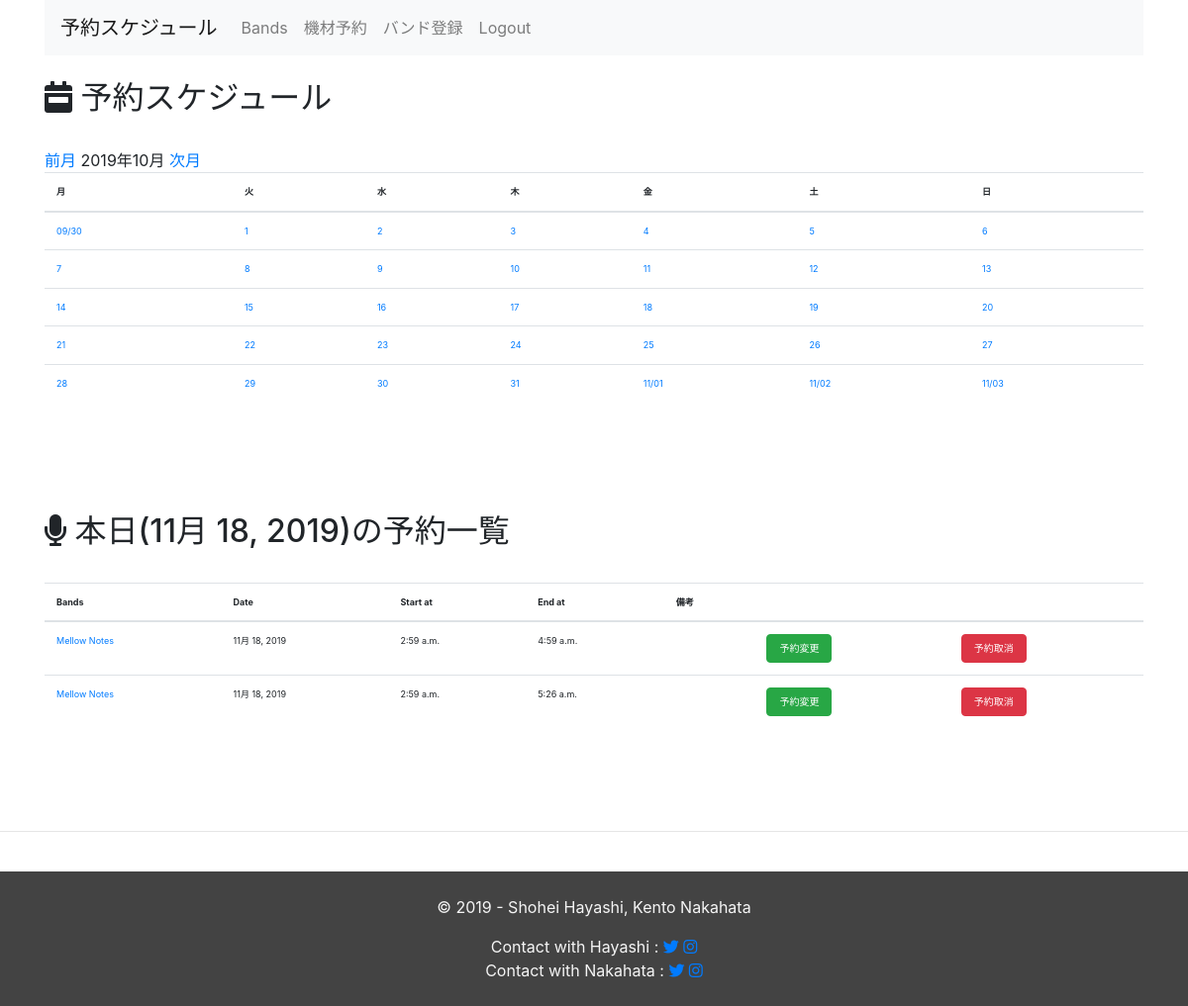
The app's page /equipment_management/month/2019/10/ (signed in) with its own data.
### equipment_management/models.py (models this page shows, shortened)
class Schedule(models.Model):
  band_id = models.ForeignKey(Band, on_delete=models.CASCADE)
  pa_name = models.CharField(max_length=255, verbose_name='PA担当者名')
  active_date = models.DateField(default=timezone.now)
  start_at = models.TimeField(default= nine_hours_hence())
  end_at = models.TimeField(default=two_hours_hence)
  text = models.TextField(blank=True, verbose_name='備考欄')
  created_at = models.DateTimeField(auto_now=True)
  updated_at = models.DateTimeField(auto_now=True)

class Band(models.Model):
  band_name = models.CharField(max_length=255,
                               verbose_name="Band's Name",
                               unique=True,
                               )
  responsible_person_name = models.CharField(max_length=255,
                                             verbose_name="Band Master's Name")
  created_at = models.DateTimeField(auto_now_add=True)
  updated_at = models.DateTimeField(auto_now=True)
  def __str__(self):
      return self.band_name

### equipment_management/views.py (the view)
# urls.py: path('month/', views.MonthCalendar.as_view(), name='month'),
@method_decorator(login_required, name='dispatch')
class MonthCalendar(mixins.MonthCalendarMixin, generic.TemplateView):
    template_name = 'equipment_management/month.html'
    def get_context_data(self, **kwargs):
        context = super().get_context_data(**kwargs)
        calendar_context = self.get_month_calendar()
        context.update(calendar_context)
        today_date = datetime.date.today()
        context['schedules'] = Schedule.objects.filter(active_date=today_date).order_by('-active_date')
        context['today'] = today_date
        return context

### equipment_management/mixins.py (called while the page is built)
    def setup_calendar(self):
        self._calendar = calendar.Calendar(self.first_weekday)

    def get_week_names(self):
        week_names = deque(self.week_names)
        week_names.rotate(-self.first_weekday)  # リスト内の要素を右に1つずつ移動...なんてときは、dequeを使うと中々面白いです
        return week_names

    def get_previous_month(self, date):
        if date.month == 1:
            return date.replace(year=date.year-1, month=12, day=1)
        else:
            return date.replace(month=date.month-1, day=1)

    def get_next_month(self, date):
        if date.month == 12:
            return date.replace(year=date.year+1, month=1, day=1)
        else:
            return date.replace(month=date.month+1, day=1)

    def get_month_days(self, date):
        return self._calendar.monthdatescalendar(date.year, date.month)

    def get_current_month(self):
        month = self.kwargs.get('month')
        year = self.kwargs.get('year')
        if month and year:
            month = datetime.date(year=int(year), month=int(month), day=1)
        else:
            month = datetime.date.today().replace(day=1)
        return month

    def get_month_calendar(self):
        self.setup_calendar()
        current_month = self.get_current_month()
        calendar_data = {
            'now': datetime.date.today(),
            'month_days': self.get_month_days(current_month),
            'month_current': current_month,
            'month_previous': self.get_previous_month(current_month),
            'month_next': self.get_next_month(current_month),
            'week_names': self.get_week_names(),
        }
        return calendar_data

### equipment_management/templates/equipment_management/month.html
{% extends 'equipment_management/base.html' %}
{% block content %}
<br>
<h2><i class="fas fa-calendar-week"></i> 予約スケジュール</h2>
<br>
<a href="{% url 'equipment:month' month_previous.year month_previous.month %}">前月</a>
{{ month_current | date:"Y年m月" }}
<a href="{% url 'equipment:month' month_next.year month_next.month %}">次月</a>
<table class="table">
  <thead>
    <tr>
      {% for w in week_names %}
        <th>{{ w }}</th>
      {% endfor %}
    </tr>
  </thead>
  <tbody>
    {% for week in month_days %}
      <tr>
        {% for day in week %}
          {% if now == day %}
            <td class="table-success">
          {% else %}
            <td>
          {% endif %}
          {% if month_current.month != day.month %}
            <a href="{% url 'equipment:day_schedule' day.year day.month day.day %}">{{ day | date:"m/d" }}</a>
          {% else %}
            <a href="{% url 'equipment:day_schedule' day.year day.month day.day %}">{{ day.day }}</a>
          {% endif %}
            </td>
        {% endfor %}
      </tr>
    {% endfor %}
  </tbody>
</table>
<br>
<br>
<br>
<br>
<h2><i class="fas fa-microphone"></i> 本日({{ today }})の予約一覧</h2>
<br>
<table class="table">
  <thead>
    <tr>
      <th>Bands</th>
      <th>Date</th>
      <th>Start at</th>
      <th>End at</th>
      <th>備考</th>
      <th></th>
      <th></th>
    </tr>
  </thead>
  <tbody>
    {% for schedule in schedules %}
      <tr>
        <td><a href="{% url 'equipment:schedule_by_band' schedule.band_id.id %}">{{ schedule.band_id }}</a></td>
        <td>{{ schedule.active_date }}</td>
        <td>{{ schedule.start_at }}</td>
        <td>{{ schedule.end_at }}</a></td>
        <td>{{ schedule.text }}</td>
        <td>
          <a href="{% url 'equipment:update_schedule' schedule.pk %}">
            <button type="button" class="btn btn-success btn-xs" style="font-size: 10px;">予約変更</button>
          </a>
        </td>
        <td>
          <a href="{% url 'equipment:delete_schedule' schedule.pk %}">
            <button type="button" class="btn btn-danger btn-xs" style="font-size: 10px;">予約取消</button>
          </a>
        </td>
    {% endfor %}
  </tbody>
</table>
{% endblock %}

### equipment_management/static/css/table.css (style rules this page uses)
td { font-size: xx-small; }
th { font-size: xx-small; }
button { font-size: small; }

### records on screen
Schedule: band_id "Mellow Notes", active_date "11月 18, 2019", start_at "2:59 a.m.", end_at "4:59 a.m."
Schedule: band_id "Mellow Notes", active_date "11月 18, 2019", start_at "2:59 a.m.", end_at "5:26 a.m."

### other values on screen
{{ month_current | date:"Y年m月" }} "2019年10月"
{{ w }} "月" "火" "水" "木" "金" "土" "日"
{{ day | date:"m/d" }} "09/30" "11/01" "11/02" "11/03"
{{ day.day }} "1" "2" "3" "4" "5" "6" "7" "8" "9" "10" "11" "12" "13" "14" "15" "16" "17" "18" "19" "20" "21" "22" "23" "24" "25" "26" "27" "28" "29" "30" "31"
{{ today }} "11月 18, 2019"
